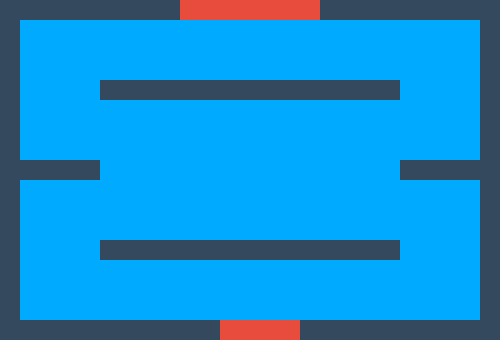

Tiled map render using the project's own tile images. Description and the whole map definition, tile-layer contents included, below:
An orthogonal 25x17 tile map with 20x20 px tiles, 1 tile layer (Tile Layer 1).

<map version="1.0" orientation="orthogonal" width="25" height="17" tilewidth="20" tileheight="20" backgroundcolor="#00aaff">
 <tileset firstgid="1" name="tileset" tilewidth="20" tileheight="20">
  <image source="tileset.png" width="40" height="20" />
 </tileset>
 <layer name="Tile Layer 1" width="25" height="17">
  <data encoding="csv">
1,1,1,1,1,1,1,1,1,2,2,2,2,2,2,2,1,1,1,1,1,1,1,1,1,
1,0,0,0,0,0,0,0,0,0,0,0,0,0,0,0,0,0,0,0,0,0,0,0,1,
1,0,0,0,0,0,0,0,0,0,0,0,0,0,0,0,0,0,0,0,0,0,0,0,1,
1,0,0,0,0,0,0,0,0,0,0,0,0,0,0,0,0,0,0,0,0,0,0,0,1,
1,0,0,0,0,1,1,1,1,1,1,1,1,1,1,1,1,1,1,1,0,0,0,0,1,
1,0,0,0,0,0,0,0,0,0,0,0,0,0,0,0,0,0,0,0,0,0,0,0,1,
1,0,0,0,0,0,0,0,0,0,0,0,0,0,0,0,0,0,0,0,0,0,0,0,1,
1,0,0,0,0,0,0,0,0,0,0,0,0,0,0,0,0,0,0,0,0,0,0,0,1,
1,1,1,1,1,0,0,0,0,0,0,0,0,0,0,0,0,0,0,0,1,1,1,1,1,
1,0,0,0,0,0,0,0,0,0,0,0,0,0,0,0,0,0,0,0,0,0,0,0,1,
1,0,0,0,0,0,0,0,0,0,0,0,0,0,0,0,0,0,0,0,0,0,0,0,1,
1,0,0,0,0,0,0,0,0,0,0,0,0,0,0,0,0,0,0,0,0,0,0,0,1,
1,0,0,0,0,1,1,1,1,1,1,1,1,1,1,1,1,1,1,1,0,0,0,0,1,
1,0,0,0,0,0,0,0,0,0,0,0,0,0,0,0,0,0,0,0,0,0,0,0,1,
1,0,0,0,0,0,0,0,0,0,0,0,0,0,0,0,0,0,0,0,0,0,0,0,1,
1,0,0,0,0,0,0,0,0,0,0,0,0,0,0,0,0,0,0,0,0,0,0,0,1,
1,1,1,1,1,1,1,1,1,1,1,2,2,2,2,1,1,1,1,1,1,1,1,1,1
</data>
 </layer>
</map>
